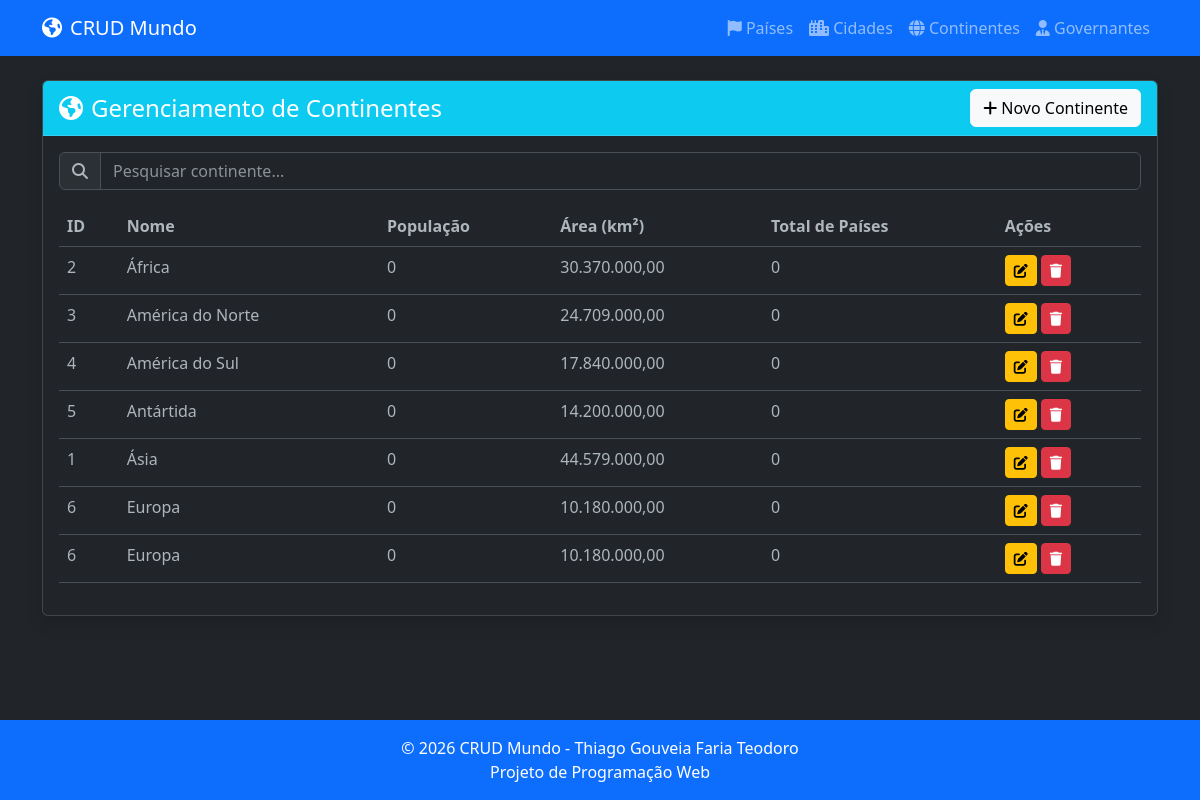
/pages/continentes/index.php, run on the app's committed database.
### tables this page shows
CREATE TABLE tb_continentes (
    id_continente INT AUTO_INCREMENT PRIMARY KEY,
    nome VARCHAR(100) NOT NULL UNIQUE,
    populacao BIGINT NOT NULL DEFAULT 0,
    area DECIMAL(15,2) NOT NULL,
    total_paises INT DEFAULT 0
);

### config/database.php (called while the page is built, shortened)
<?php
$database = 'bd_mundo';

### config/select.php (called while the page is built, shortened)
<?php
function select(string $comando)
{
    include('database.php');
    $sql = $comando;
    $resultado = mysqli_query($conexao, $sql);
    $dados = [];
    while ($linha = mysqli_fetch_assoc($resultado)) {
        $dados[] = $linha;
    }
    return $dados;
}

### pages/continentes/index.php (the view, shortened to what this page needs)
<?php
include '../../include/header.php';
$query = "SELECT * FROM tb_continentes ORDER BY nome;";
include '../../config/select.php';
$continentes = select($query);
?>
<div class="card shadow">
    <div class="card-header bg-info text-white d-flex justify-content-between align-items-center">
        <h4 class="mb-0"><i class="fas fa-globe-americas me-2"></i>Gerenciamento de Continentes</h4>
        <a href="create.php" class="btn btn-light">
            <i class="fas fa-plus me-1"></i>Novo Continente
        </a>
    </div>
    <div class="card-body">
        <div class="mb-3">
            <div class="input-group">
                <span class="input-group-text"><i class="fas fa-search"></i></span>
                <input type="text" id="pesquisarContinentes" class="form-control" placeholder="Pesquisar continente...">
            </div>
        </div>
        <div class="table-responsive">
            <table class="table table-hover" id="tabelaContinentes">
                <thead>
                    <tr>
                        <th>ID</th>
                        <th>Nome</th>
                        <th>População</th>
                        <th>Área (km²)</th>
                        <th>Total de Países</th>
                        <th>Ações</th>
                    </tr>
                </thead>
                <tbody>
                    <?php foreach ($continentes as $continente) { ?>
                        <tr>
                            <td><?php echo $continente['id_continente']; ?></td>
                            <td><?php echo htmlspecialchars($continente['nome']); ?></td>
                            <td><?php echo number_format($continente['populacao'], 0, ',', '.'); ?></td>
                            <td><?php echo number_format($continente['area'], 2, ',', '.'); ?></td>
                            <td><?php echo $continente['total_paises']; ?></td>
                            <td>
                                <a href="edit.php?id=<?php echo $continente['id_continente']; ?>" class="btn btn-sm btn-warning">
                                    <i class="fas fa-edit"></i>
                                </a>
                                <button class="btn btn-sm btn-danger btn-excluir"
                                        data-id="<?php echo $continente['id_continente']; ?>"
                                        data-nome="<?php echo htmlspecialchars($continente['nome']); ?>"
                                        data-total-paises="<?php echo $continente['total_paises']; ?>">
                                    <i class="fas fa-trash"></i>
                                </button>
                            </td>
                        </tr>
                    <?php }; ?>
                </tbody>
            </table>
        </div>
    </div>
</div>
<?php
include '../../include/footer.php';
?>

### include/header.php (shortened to what this page needs)
<?php
echo '
<!DOCTYPE html>
<html lang="pt-BR" data-bs-theme="dark">
<head>
    <link href="https://cdn.jsdelivr.net/npm/bootstrap@5.3.0/dist/css/bootstrap.min.css" rel="stylesheet">
    <link rel="stylesheet" href="https://cdnjs.cloudflare.com/ajax/libs/font-awesome/6.4.0/css/all.min.css">
</head>
<body>
    <nav class="navbar navbar-expand-lg navbar-dark bg-primary sticky-top">
        <div class="container">
            <a class="navbar-brand" href="/crud-mundo/index.php">
                <i class="fas fa-globe-americas me-2"></i>CRUD Mundo
            </a>
            <div class="collapse navbar-collapse" id="navbarNav">
                <ul class="navbar-nav ms-auto">
                    <li class="nav-item">
                        <a class="nav-link" href="/crud-mundo/pages/paises/index.php">
                            <i class="fas fa-flag"></i> Países
                        </a>
                    </li>
                    <li class="nav-item">
                        <a class="nav-link" href="/crud-mundo/pages/cidades/index.php">
                            <i class="fas fa-city"></i> Cidades
                        </a>
                    </li>
                    <li class="nav-item">
                        <a class="nav-link" href="/crud-mundo/pages/continentes/index.php">
                            <i class="fas fa-globe"></i> Continentes
                        </a>
                    </li>
                    <li class="nav-item">
                        <a class="nav-link" href="/crud-mundo/pages/governantes/index.php">
                            <i class="fas fa-user-tie"></i> Governantes
                        </a>
                    </li>
                </ul>
            </div>
        </div>
    </nav>
    <div class="container mt-4">
';

### include/footer.php
<?php
echo '
    </div>
    <footer class="bg-primary text-white text-center py-3 mt-5 fixed-bottom">
        <div class="container">
            <p class="mb-0">&copy; 2026 CRUD Mundo - Thiago Gouveia Faria Teodoro</p>
            <p class="mb-0">Projeto de Programação Web</p>
        </div>
    </footer>
    <script src="https://cdn.jsdelivr.net/npm/bootstrap@5.3.0/dist/js/bootstrap.bundle.min.js"></script>
    <script src="/crud-mundo/assets/js/script.js"></script>
</body>
</html>
';

### data on the page
tb_continentes: id_continente "2", nome "África", populacao "0", area "30.370.000,00", total_paises "0"
tb_continentes: id_continente "3", nome "América do Norte", populacao "0", area "24.709.000,00", total_paises "0"
tb_continentes: id_continente "4", nome "América do Sul", populacao "0", area "17.840.000,00", total_paises "0"
tb_continentes: id_continente "5", nome "Antártida", populacao "0", area "14.200.000,00", total_paises "0"
tb_continentes: id_continente "1", nome "Ásia", populacao "0", area "44.579.000,00", total_paises "0"
tb_continentes: id_continente "6", nome "Europa", populacao "0", area "10.180.000,00", total_paises "0"
